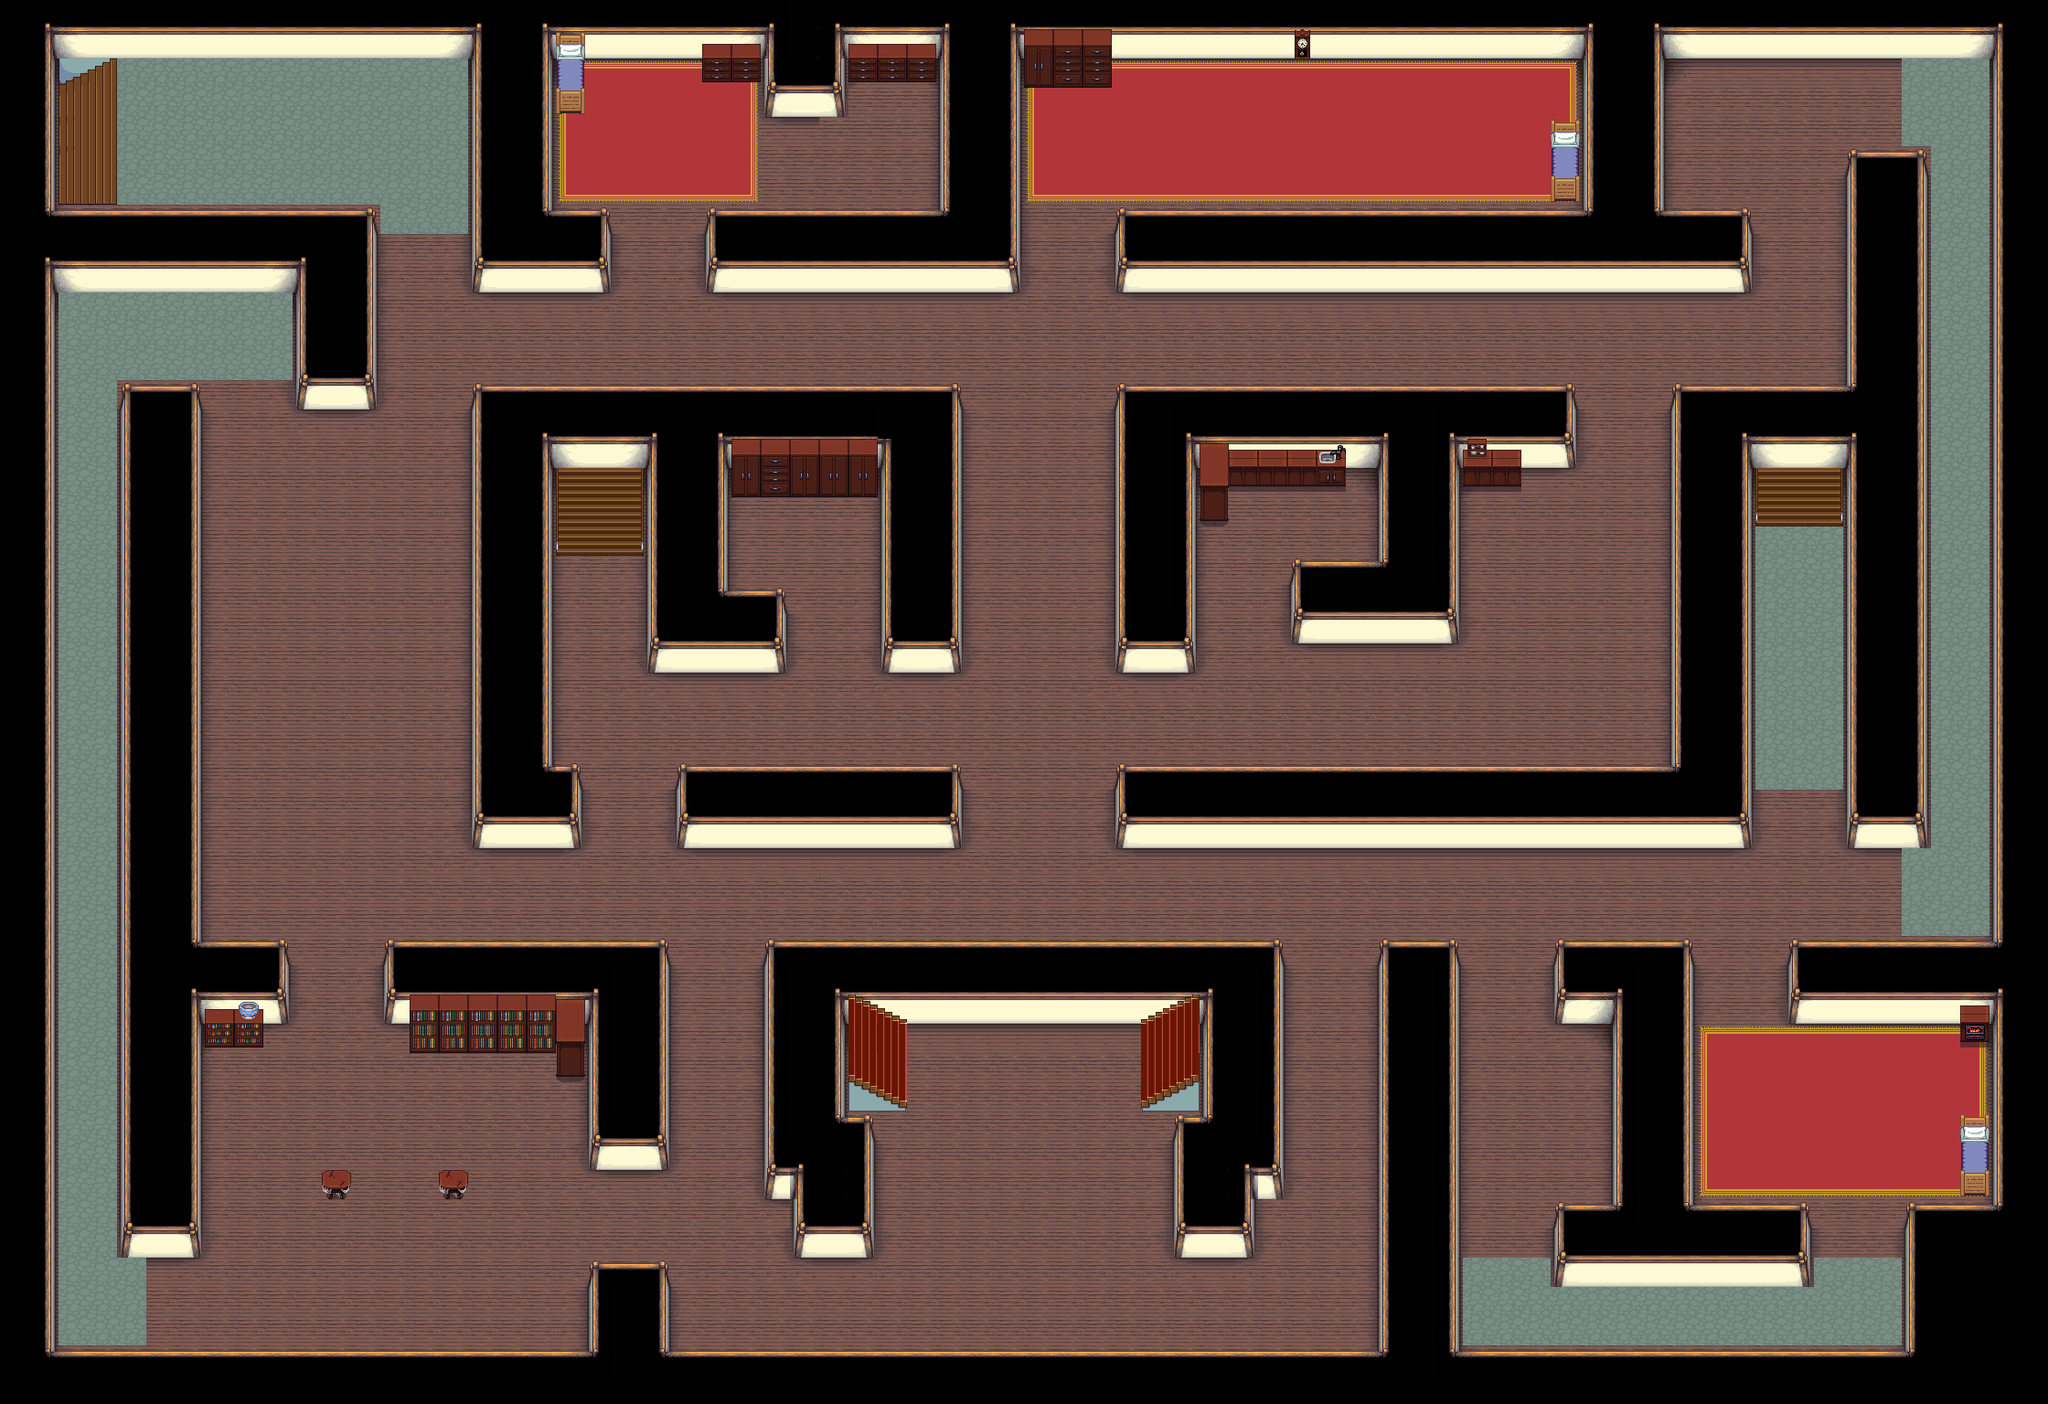

A 2D game scene composited from a Tiled map and its tileset images. What follows is a short description and the map's XML, with each tile layer's data collapsed to a summary:
An orthogonal 70x48 tile map with 32x32 px tiles, 3 tile layers (Floor, Carpet, Decorations), 4 tilesets and 258 objects (163x node, 46x wall, 5x portal, 4x fire-proof).

<map version="1.0" tiledversion="1.0.3" orientation="orthogonal" renderorder="right-down" width="70" height="48" tilewidth="32" tileheight="32" nextobjectid="551">
 <tileset firstgid="1" source="base-layout.tsx" />
 <tileset firstgid="118" source="decorations.tsx" />
 <tileset firstgid="374" source="carpet.tsx" />
 <tileset firstgid="458" source="stairs.tsx" />
 <layer name="Floor" width="70" height="48">
  <data>[3360 cells, 3360 non-empty, 44 distinct tile ids]</data>
 </layer>
 <layer name="Carpet" width="70" height="48">
  <data>[3360 cells, 190 non-empty, 9 distinct tile ids]</data>
 </layer>
 <layer name="Decorations" width="70" height="48">
  <data>[3360 cells, 114 non-empty, 50 distinct tile ids]</data>
 </layer>
 <objectgroup color="#000000" name="Wall">
  <object id="35" type="wall" x="0" y="0" width="2240" height="64" />
  <object id="36" type="wall" x="0" y="1472" width="2240" height="64" />
  <object id="37" type="wall" x="0" y="64" width="64" height="1408" />
  <object id="38" type="wall" x="2176" y="64" width="64" height="1408" />
  <object id="40" type="wall" x="64" y="224" width="352" height="96" />
  <object id="41" type="wall" x="512" y="64" width="96" height="256" />
  <object id="43" type="wall" x="128" y="416" width="96" height="960" />
  <object id="44" type="wall" x="320" y="320" width="96" height="128" />
  <object id="47" type="wall" x="608" y="224" width="64" height="96" />
  <object id="48" type="wall" x="768" y="224" width="352" height="96" />
  <object id="49" type="wall" x="1024" y="64" width="96" height="160" />
  <object id="50" type="wall" x="1216" y="224" width="704" height="96" />
  <object id="54" type="wall" x="1728" y="64" width="96" height="160" />
  <object id="57" type="wall" x="1824" y="416" width="192" height="96" />
  <object id="58" type="wall" x="1824" y="512" width="96" height="416" />
  <object id="61" type="wall" x="1216" y="832" width="608" height="96" />
  <object id="63" type="wall" x="1216" y="512" width="96" height="224" />
  <object id="66" type="wall" x="1408" y="608" width="192" height="96" />
  <object id="67" type="wall" x="1504" y="512" width="96" height="96" />
  <object id="68" type="wall" x="1216" y="416" width="512" height="96" />
  <object id="73" type="wall" x="1696" y="1312" width="288" height="96" />
  <object id="74" type="wall" x="1696" y="1024" width="160" height="96" />
  <object id="77" type="wall" x="1504" y="1024" width="96" height="448" />
  <object id="80" type="wall" x="1952" y="1024" width="224" height="96" />
  <object id="86" type="wall" x="512" y="416" width="544" height="96" />
  <object id="87" type="wall" x="512" y="512" width="96" height="416" />
  <object id="88" type="wall" x="608" y="832" width="32" height="96" />
  <object id="89" type="wall" x="736" y="832" width="320" height="96" />
  <object id="90" type="wall" x="960" y="512" width="96" height="224" />
  <object id="94" type="wall" x="704" y="512" width="96" height="224" />
  <object id="95" type="wall" x="224" y="1024" width="96" height="96" />
  <object id="96" type="wall" x="416" y="1024" width="320" height="96" />
  <object id="97" type="wall" x="640" y="1120" width="96" height="160" />
  <object id="98" type="wall" x="640" y="1376" width="96" height="96" />
  <object id="102" type="wall" x="832" y="1024" width="576" height="96" />
  <object id="103" type="wall" x="832" y="1120" width="96" height="96" />
  <object id="104" type="wall" x="1312" y="1120" width="96" height="96" />
  <object id="105" type="wall" x="832" y="1216" width="128" height="96" />
  <object id="106" type="wall" x="1280" y="1216" width="128" height="96" />
  <object id="107" type="wall" x="864" y="1312" width="96" height="64" />
  <object id="108" type="wall" x="1280" y="1312" width="96" height="64" />
  <object id="256" type="wall" x="800" y="640" width="64" height="96" />
  <object id="259" type="wall" x="2016" y="160" width="96" height="768" />
  <object id="261" type="wall" x="1760" y="1120" width="96" height="192" />
  <object id="263" type="wall" x="2080" y="1312" width="96" height="160" />
  <object id="264" type="wall" x="832" y="64" width="96" height="64" />
 </objectgroup>
 <objectgroup color="#00ff00" name="Door H">
  <object id="109" x="416" y="256" width="96" height="32" />
  <object id="112" x="224" y="416" width="96" height="32" />
  <object id="114" x="320" y="1056" width="96" height="32" />
  <object id="116" x="1600" y="1056" width="96" height="32" />
  <object id="117" x="1600" y="1344" width="96" height="32" />
  <object id="118" x="1984" y="1344" width="96" height="32" />
  <object id="120" x="1856" y="1056" width="96" height="32" />
  <object id="122" x="1920" y="864" width="96" height="32" />
  <object id="125" x="1728" y="448" width="96" height="32" />
  <object id="126" x="1920" y="256" width="96" height="32" />
  <object id="133" x="672" y="256" width="96" height="32" />
  <object id="134" x="640" y="864" width="96" height="32" />
  <object id="135" x="864" y="672" width="96" height="32" />
  <object id="138" x="1312" y="640" width="96" height="32" />
  <object id="265" x="1120" y="256" width="96" height="32" />
 </objectgroup>
 <objectgroup color="#0000ff" name="Door V">
  <object id="129" x="2048" y="64" width="32" height="96" />
  <object id="136" x="992" y="736" width="32" height="96" />
  <object id="137" x="1248" y="736" width="32" height="96" />
  <object id="140" x="672" y="1280" width="32" height="96" />
  <object id="141" x="160" y="1376" width="32" height="96" />
  <object id="266" x="2048" y="928" width="32" height="96" />
  <object id="268" x="864" y="128" width="32" height="96" />
 </objectgroup>
 <objectgroup color="#ff0000" name="Portals">
  <object id="143" name="Stairs Up" type="portal" x="928" y="1120" width="32" height="96">
   <properties>
    <property name="dx" type="int" value="1088" />
    <property name="dy" type="int" value="1152" />
    <property name="room" type="int" value="2" />
   </properties>
  </object>
  <object id="144" name="Stairs Up" type="portal" x="1280" y="1120" width="32" height="96">
   <properties>
    <property name="dx" type="int" value="1088" />
    <property name="dy" type="int" value="1152" />
    <property name="room" type="int" value="2" />
   </properties>
  </object>
  <object id="145" name="Stairs Down" type="portal" x="1920" y="512" width="96" height="32">
   <properties>
    <property name="dx" type="int" value="2112" />
    <property name="dy" type="int" value="384" />
    <property name="room" type="int" value="3" />
   </properties>
  </object>
  <object id="146" name="Stairs Down" type="portal" x="64" y="64" width="32" height="160">
   <properties>
    <property name="dx" type="int" value="96" />
    <property name="dy" type="int" value="96" />
    <property name="room" type="int" value="3" />
   </properties>
  </object>
  <object id="148" name="Shute" type="portal" x="608" y="512" width="96" height="96">
   <properties>
    <property name="dx" type="int" value="800" />
    <property name="dy" type="int" value="544" />
    <property name="room" type="int" value="3" />
   </properties>
  </object>
 </objectgroup>
 <objectgroup color="#820082" name="Item">
  <object id="152" x="960" y="96" width="32" height="32" />
  <object id="153" x="832" y="544" width="32" height="32" />
  <object id="154" x="1440" y="544" width="32" height="32" />
  <object id="155" x="1344" y="160" width="32" height="32" />
  <object id="156" x="1760" y="768" width="32" height="32" />
  <object id="157" x="1856" y="96" width="32" height="32" />
  <object id="158" x="1664" y="96" width="32" height="32" />
  <object id="159" x="256" y="960" width="32" height="32" />
  </objectgroup>
 <objectgroup color="#550000" name="Paths">
  <!-- 165 objects omitted --></objectgroup>
 <objectgroup color="#ff5500" name="FireProof">
  <!-- 4 objects omitted --></objectgroup>
</map>
<!-- 177 of 258 objects omitted -->
